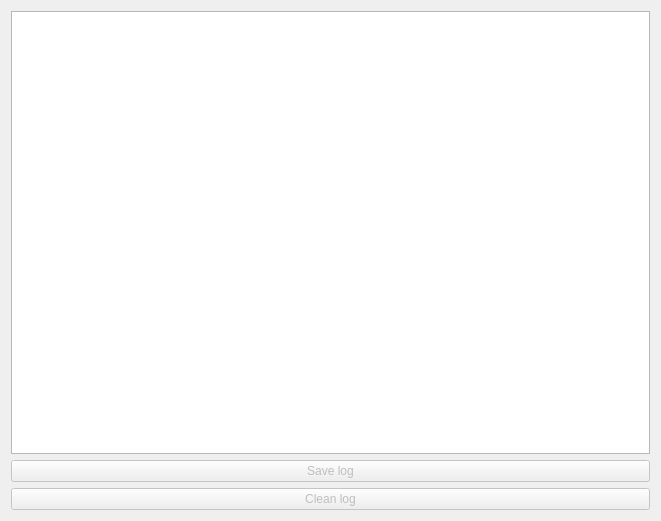
<?xml version="1.0" encoding="UTF-8"?>
<ui version="4.0">
 <class>LogPanel</class>
 <widget class="QWidget" name="LogPanel">
  <property name="geometry">
   <rect>
    <x>0</x>
    <y>0</y>
    <width>661</width>
    <height>521</height>
   </rect>
  </property>
  <property name="windowTitle">
   <string>Form</string>
  </property>
  <layout class="QGridLayout" name="gridLayout">
   <item row="0" column="0">
    <widget class="QListWidget" name="logList"/>
   </item>
   <item row="1" column="0">
    <widget class="QPushButton" name="saveBtn">
     <property name="enabled">
      <bool>false</bool>
     </property>
     <property name="text">
      <string>Save log</string>
     </property>
    </widget>
   </item>
   <item row="2" column="0">
    <widget class="QPushButton" name="cleanBtn">
     <property name="enabled">
      <bool>false</bool>
     </property>
     <property name="text">
      <string>Clean log</string>
     </property>
    </widget>
   </item>
  </layout>
 </widget>
 <resources/>
 <connections/>
</ui>
